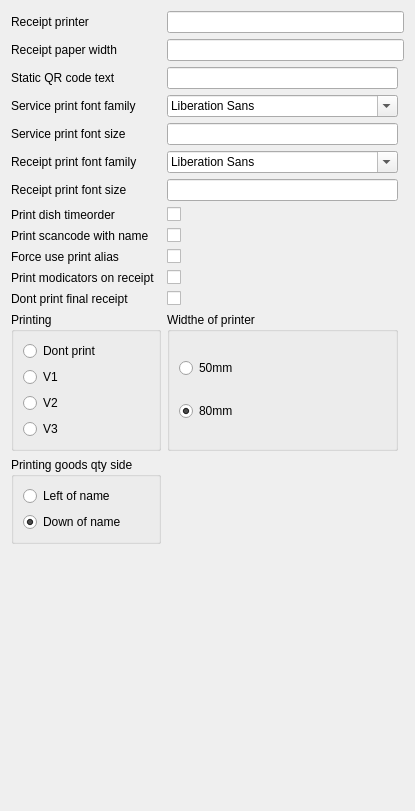
         <widget class="QWidget" name="tab_7">
          <attribute name="title">
           <string>Printing</string>
          </attribute>
          <layout class="QGridLayout" name="gridLayout_7">
           <item row="6" column="1">
            <widget class="C5LineEdit" name="lereceiptFontSize">
             <property name="Tag" stdset="0">
              <number>105</number>
             </property>
            </widget>
           </item>
           <item row="5" column="1">
            <widget class="QFontComboBox" name="fbReceiptFont">
             <property name="Tag" stdset="0">
              <number>103</number>
             </property>
            </widget>
           </item>
           <item row="4" column="0">
            <widget class="QLabel" name="label_97">
             <property name="text">
              <string>Service print font size</string>
             </property>
            </widget>
           </item>
           <item row="14" column="0">
            <widget class="QGroupBox" name="groupBox_2">
             <property name="minimumSize">
              <size>
               <width>0</width>
               <height>0</height>
              </size>
             </property>
             <property name="title">
              <string>Printing goods qty side</string>
             </property>
             <layout class="QVBoxLayout" name="verticalLayout_3">
              <item>
               <widget class="QRadioButton" name="rbPrintLeft">
                <property name="text">
                 <string>Left of name</string>
                </property>
                <property name="tag" stdset="0">
                 <number>58</number>
                </property>
               </widget>
              </item>
              <item>
               <widget class="QRadioButton" name="rbPrintDown">
                <property name="text">
                 <string>Down of name</string>
                </property>
                <property name="checked">
                 <bool>true</bool>
                </property>
                <property name="tag" stdset="0">
                 <number>59</number>
                </property>
               </widget>
              </item>
             </layout>
            </widget>
           </item>
           <item row="13" column="1">
            <widget class="QGroupBox" name="groupBox_3">
             <property name="minimumSize">
              <size>
               <width>0</width>
               <height>0</height>
              </size>
             </property>
             <property name="title">
              <string>Widthe of printer</string>
             </property>
             <layout class="QVBoxLayout" name="verticalLayout_4">
              <item>
               <widget class="QRadioButton" name="rbPrint50">
                <property name="text">
                 <string>50mm</string>
                </property>
                <property name="tag" stdset="0">
                 <number>63</number>
                </property>
               </widget>
              </item>
              <item>
               <widget class="QRadioButton" name="rbPrint80">
                <property name="text">
                 <string>80mm</string>
                </property>
                <property name="checked">
                 <bool>true</bool>
                </property>
                <property name="tag" stdset="0">
                 <number>64</number>
                </property>
               </widget>
              </item>
             </layout>
            </widget>
           </item>
           <item row="11" column="0">
            <widget class="QLabel" name="label_101">
             <property name="text">
              <string>Print modicators on receipt</string>
             </property>
            </widget>
           </item>
           <item row="15" column="1">
            <spacer name="verticalSpacer_7">
             <property name="orientation">
              <enum>Qt::Orientation::Vertical</enum>
             </property>
             <property name="sizeHint" stdset="0">
              <size>
               <width>20</width>
               <height>256</height>
              </size>
             </property>
            </spacer>
           </item>
           <item row="0" column="1" colspan="2">
            <widget class="C5LineEdit" name="leLocalReceiptPrinter">
             <property name="Tag" stdset="0">
              <number>1</number>
             </property>
            </widget>
           </item>
           <item row="7" column="1">
            <widget class="C5CheckBox" name="chPrintDishOrder">
             <property name="text">
              <string/>
             </property>
             <property name="Tag" stdset="0">
              <number>62</number>
             </property>
            </widget>
           </item>
           <item row="4" column="1">
            <widget class="C5LineEdit" name="leServiceFontSize">
             <property name="Tag" stdset="0">
              <number>104</number>
             </property>
            </widget>
           </item>
           <item row="11" column="1">
            <widget class="C5CheckBox" name="chPrintModOnReceipt">
             <property name="text">
              <string/>
             </property>
             <property name="Tag" stdset="0">
              <number>108</number>
             </property>
            </widget>
           </item>
           <item row="1" column="0">
            <widget class="QLabel" name="label_59">
             <property name="text">
              <string>Receipt paper width</string>
             </property>
            </widget>
           </item>
           <item row="7" column="0">
            <widget class="QLabel" name="label_58">
             <property name="text">
              <string>Print dish timeorder</string>
             </property>
            </widget>
           </item>
           <item row="2" column="1">
            <widget class="C5LineEdit" name="leStaticQRCode">
             <property name="Tag" stdset="0">
              <number>73</number>
             </property>
            </widget>
           </item>
           <item row="0" column="0">
            <widget class="QLabel" name="label">
             <property name="text">
              <string>Receipt printer</string>
             </property>
            </widget>
           </item>
           <item row="10" column="1">
            <widget class="C5CheckBox" name="chForceUsePrintAlias">
             <property name="text">
              <string/>
             </property>
             <property name="Tag" stdset="0">
              <number>100</number>
             </property>
            </widget>
           </item>
           <item row="10" column="0">
            <widget class="QLabel" name="label_93">
             <property name="text">
              <string>Force use print alias</string>
             </property>
            </widget>
           </item>
           <item row="3" column="1">
            <widget class="QFontComboBox" name="fbServiceFont">
             <property name="Tag" stdset="0">
              <number>102</number>
             </property>
            </widget>
           </item>
           <item row="5" column="0">
            <widget class="QLabel" name="label_96">
             <property name="text">
              <string>Receipt print font family</string>
             </property>
            </widget>
           </item>
           <item row="2" column="0">
            <widget class="QLabel" name="label_69">
             <property name="text">
              <string>Static QR code text</string>
             </property>
            </widget>
           </item>
           <item row="13" column="0">
            <widget class="QGroupBox" name="groupBox">
             <property name="minimumSize">
              <size>
               <width>0</width>
               <height>0</height>
              </size>
             </property>
             <property name="title">
              <string>Printing</string>
             </property>
             <layout class="QVBoxLayout" name="verticalLayout">
              <item>
               <widget class="QRadioButton" name="rbPrintVNoPrint">
                <property name="maximumSize">
                 <size>
                  <width>16777215</width>
                  <height>16777215</height>
                 </size>
                </property>
                <property name="text">
                 <string>Dont print</string>
                </property>
                <property name="autoRepeatDelay">
                 <number>3</number>
                </property>
                <property name="tag" stdset="0">
                 <number>99</number>
                </property>
               </widget>
              </item>
              <item>
               <widget class="QRadioButton" name="rbPrintV1">
                <property name="text">
                 <string>V1</string>
                </property>
                <property name="tag" stdset="0">
                 <number>52</number>
                </property>
               </widget>
              </item>
              <item>
               <widget class="QRadioButton" name="rbPrintV2">
                <property name="text">
                 <string>V2</string>
                </property>
                <property name="tag" stdset="0">
                 <number>53</number>
                </property>
               </widget>
              </item>
              <item>
               <widget class="QRadioButton" name="rbPrintV3">
                <property name="text">
                 <string>V3</string>
                </property>
                <property name="tag" stdset="0">
                 <number>92</number>
                </property>
               </widget>
              </item>
             </layout>
            </widget>
           </item>
           <item row="1" column="1" colspan="2">
            <widget class="C5LineEdit" name="leReceipPaperWidth">
             <property name="Tag" stdset="0">
              <number>61</number>
             </property>
            </widget>
           </item>
           <item row="3" column="0">
            <widget class="QLabel" name="label_95">
             <property name="text">
              <string>Service print font family</string>
             </property>
            </widget>
           </item>
           <item row="9" column="1">
            <widget class="C5CheckBox" name="chPrintScancodeWithName">
             <property name="text">
              <string/>
             </property>
             <property name="Tag" stdset="0">
              <number>60</number>
             </property>
            </widget>
           </item>
           <item row="9" column="0">
            <widget class="QLabel" name="label_57">
             <property name="text">
              <string>Print scancode with name</string>
             </property>
            </widget>
           </item>
           <item row="6" column="0">
            <widget class="QLabel" name="label_98">
             <property name="text">
              <string>Receipt print font size</string>
             </property>
            </widget>
           </item>
           <item row="12" column="0">
            <widget class="QLabel" name="label_103">
             <property name="text">
              <string>Dont print final receipt</string>
             </property>
            </widget>
           </item>
           <item row="12" column="1">
            <widget class="C5CheckBox" name="chDontPrintFinalReceipt">
             <property name="text">
              <string/>
             </property>
             <property name="Tag" stdset="0">
              <number>110</number>
             </property>
            </widget>
           </item>
          </layout>
         </widget>
